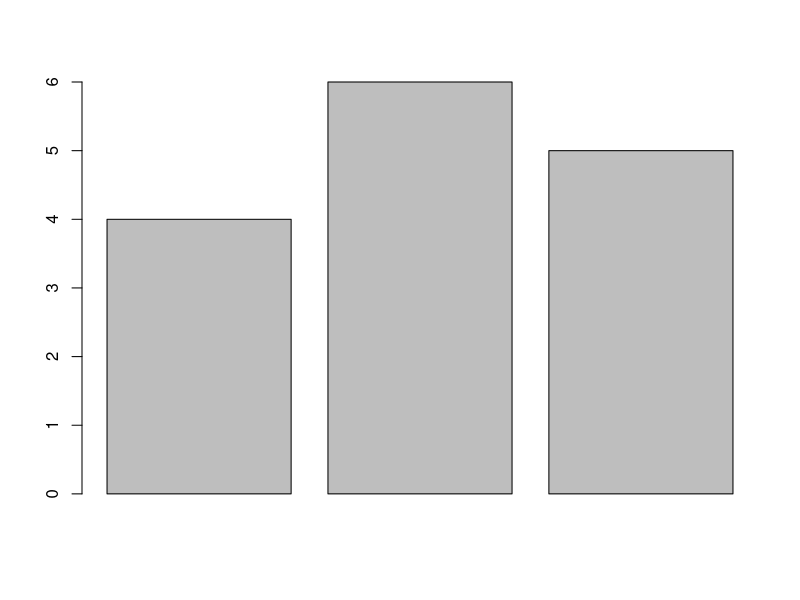

R code for this plot: (Note: this script raises an error after producing the figure.)
# With the data frame you created last week you will:
uniquemain <-c("dog", "table", "grass", "cloud", "wool", "oxygen", "water", "bandaid", "lipstick", "hair", "wire", "fabric", "cake", "game", "program")
tvalue<- c("dog", "dog", "dog", "dog", "table", "table", "table", "table", "table", "table", "neon", "neon", "neon", "neon", "neon")
nunique<- c(1,2,3,4,5,6,7,8,9,10,11,12,13,14,15)
choosing<- c(1,1,1,2,3,4,4,4,5,6,6,7,8,9,9)
decimal<- c(1.1, 2,3,4.5,5,6,6.1,6.2,6.3,7,8.5,8.9,9,10,10.5)
mydata<-data.frame(uniquemain, tvalue, nunique, decimal, choosing)
colnames(mydata)<-c ("unique.char", "three.val", "unique.num", "deci", "repeat")
row.names(mydata)<-c (uniquemain)
mydata$unique.char<- NULL
new_row<- list("5", "1", "2", "3", "4")
mydata<- rbind(mydata, new_row)
# Create a barplot for one numeric column, grouped by the character vector with 3 unique values (10 points)
height <- c(4,6,5)
barplot(height)
values<- c("dog", "table", "neon")
  # Add error bars with mean and standard deviation to the plot
arrows()
  # Change the x and y labels and add a title
barplot(height, names.arg = values)
  # Export the plot as a PDF that is 4 inches wide and 7 inches tall.

# Create a scatter plot between two of your numeric columns. (10 points)
  # Change the point shape and color to something NOT used in the example.
  # Change the x and y labels and add a title
  # Export the plot as a JPEG by using the "Export" button in the plotting pane.

# Upload both plots with the script used to create them to GitHub. (5 points)
  # Follow the same file naming format as last week for the script.
  # Name plots as Lastname_barplot or Lastname_scatterplot. Save them to your "plots" folder. (5 points)
